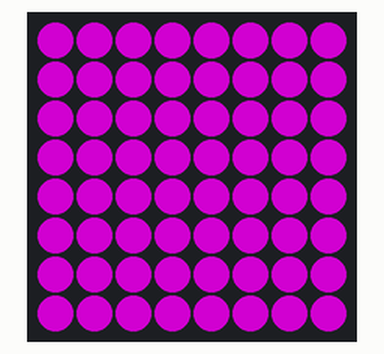
Recording of a program running on a simulated Raspberry Pi (BCM pin numbers) with a Sense HAT. Parts: the Sense HAT's 8×8 RGB LED matrix. Dim RGB values are drawn brighter than linear. At 2.0 s the program stops and its outputs stay as they are.

Above: at 0.1 s.

The program:

change_screen_color.py
```python
from sense_hat import SenseHat
from time import sleep
sense = SenseHat()

O = [125, 0, 125]

screen = [
O, O, O, O, O, O, O, O,
O, O, O, O, O, O, O, O,
O, O, O, O, O, O, O, O,
O, O, O, O, O, O, O, O,
O, O, O, O, O, O, O, O,
O, O, O, O, O, O, O, O,
O, O, O, O, O, O, O, O,
O, O, O, O, O, O, O, O
]

sense.set_pixels(screen)
sleep(2)
sense.clear()
```
